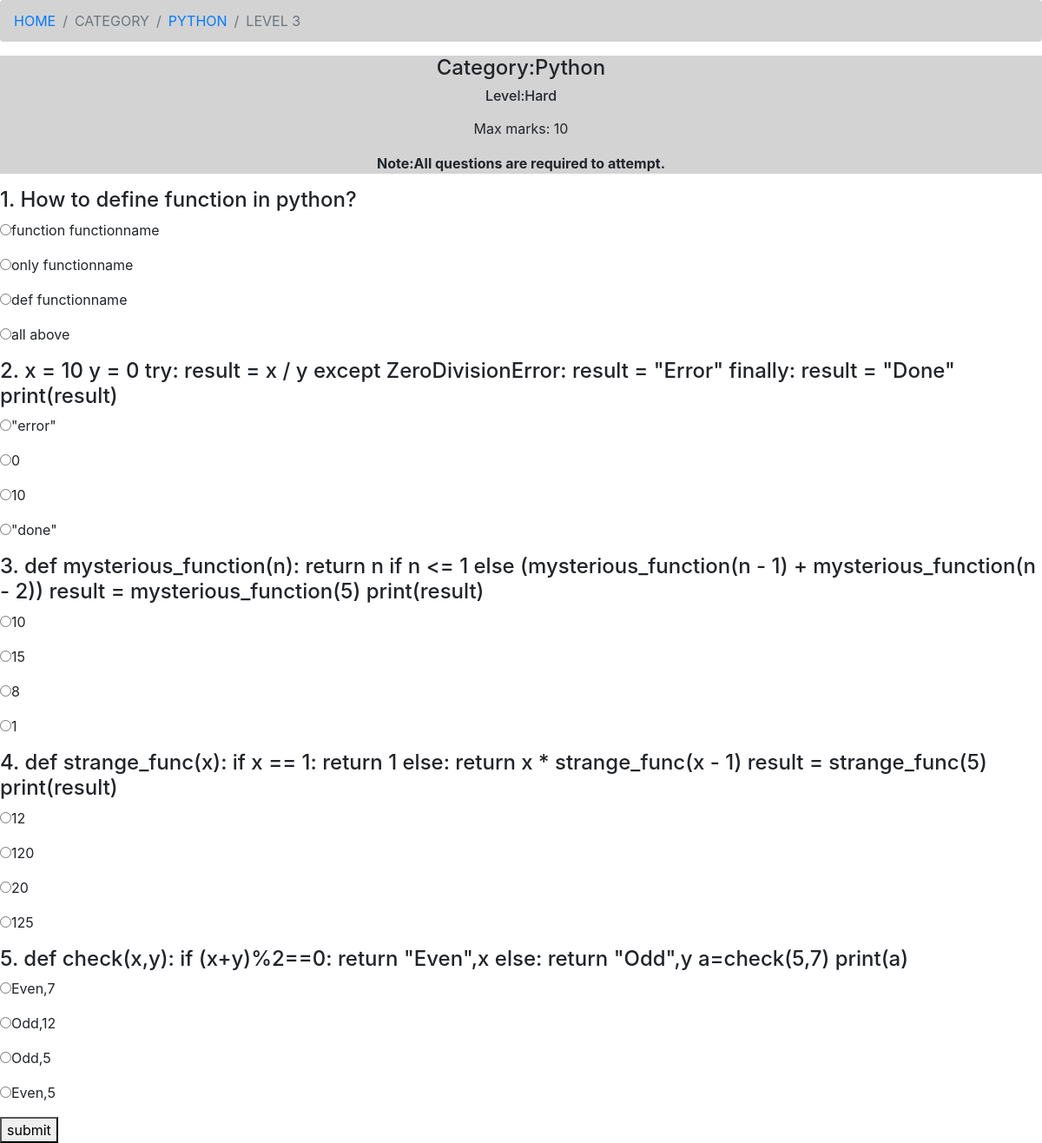
The page /py3 on the database its author committed.
### main/models.py (models this page shows, shortened)
class QuizQuestion(models.Model):
    category=models.ForeignKey(QuizCategory , on_delete=models.CASCADE)
    question_text=models.TextField()
    option1=models.CharField(max_length=200)
    option2=models.CharField(max_length=200)
    option3=models.CharField(max_length=200)
    option4=models.CharField(max_length=200)
    level=models.CharField(max_length=100,default=0)
    points=models.IntegerField(default="0")
    time_limit=models.IntegerField()
    right_option=models.CharField(max_length=100)

### main/views.py (the view)
# urls.py: path("py3", views.py3, name="py3"),
def py3(request):
    questions=QuizQuestion.objects.filter(level='phard')
    return render(request,'category/python/py3.html',{'questions':questions})

### main/templates/category/python/py3.html (shortened to what this page needs)
<!doctype html>
<html lang="en">
  <head>
    <link rel="stylesheet" href="https://cdn.jsdelivr.net/npm/bootstrap@4.1.3/dist/css/bootstrap.min.css">
  </head>
  <body>
    <nav aria-label="breadcrumb">
        <ol class="breadcrumb">
          <li class="breadcrumb-item"><a href="{% url 'home' %}">HOME</a></li>
          <li class="breadcrumb-item active" aria-current="page">CATEGORY</li>
          <li class="breadcrumb-item"><a href="{% url 'python' %}">PYTHON</a></li>
          <li class="breadcrumb-item active" aria-current="page">LEVEL 3</li>
        </ol>
    </nav>
    <div class="heading">
      <h4><center> Category:Python</center></h4>
      <h6><center>Level:Hard</center></h6>
      <p><center>Max marks: 10</center></p>
      <p><b>Note:All questions are required to attempt.</b></p>
  </div>
  <table>
    <form method="POST" action="{% url 'result'  %}" class='container-fluid'>
    {%for question in questions %}
    <h4>{{forloop.counter}}. {{question.question_text}}</h4>
    <p><input type="radio" name="que{{forloop.counter}}" value="1" >{{question.option1}}</p>
    <p><input type="radio" name="que{{forloop.counter}}" value="2" >{{question.option2}}</p>
    <p><input type="radio" name="que{{forloop.counter}}" value="3" >{{question.option3}}</p>
    <p><input type="radio" name="que{{forloop.counter}}" value="4" >{{question.option4}}</p>
    {% endfor %}
    <button type="submit" class='btn-btn primary'>submit</button>
    </form>
  </table>
  </body>
</html>

### main/templates/category/python/py3.html (style rules this page uses)
.breadcrumb { background: lightgrey; }
.heading { text-align:center; background: lightgrey; }

### rows shown on the page
QuizQuestion: question_text "How to define function in python?", option1 "function functionname", option2 "only functionname", option3 "def functionname", option4 "all above"
QuizQuestion: question_text "x = 10 y = 0 try: result = x / y except ZeroDivisionError: result = \"Error\" finally: result = \"Done\" print(result)", option1 "\"error\"", option2 "0", option3 "10", option4 "\"done\""
QuizQuestion: question_text "def mysterious_function(n): return n if n <= 1 else (mysterious_function(n - 1) + mysterious_function(n - 2)) result = mysterious_function(5) print(result)", option1 "10", option2 "15", option3 "8", option4 "1"
QuizQuestion: question_text "def strange_func(x): if x == 1: return 1 else: return x * strange_func(x - 1) result = strange_func(5) print(result)", option1 "12", option2 "120", option3 "20", option4 "125"
QuizQuestion: question_text "def check(x,y): if (x+y)%2==0: return \"Even\",x else: return \"Odd\",y a=check(5,7) print(a)", option1 "Even,7", option2 "Odd,12", option3 "Odd,5", option4 "Even,5"
